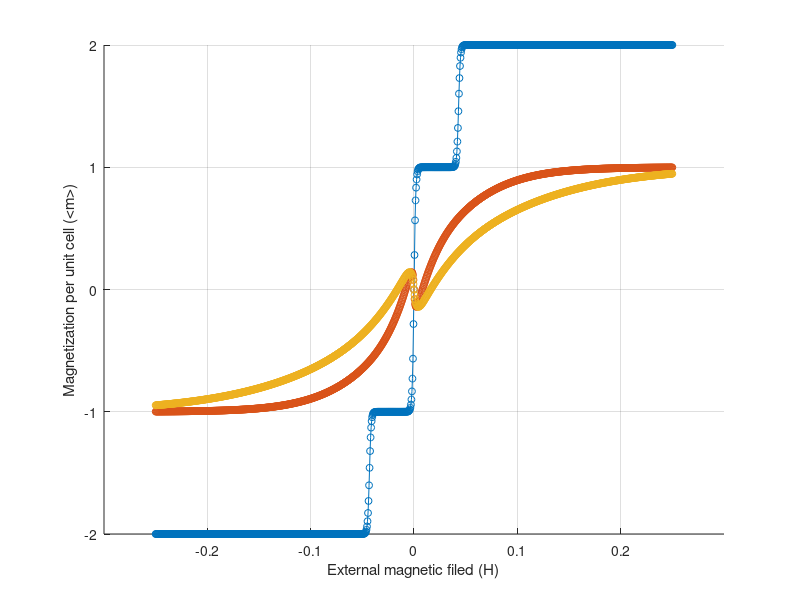

MATLAB code for this plot: (Note: this script raises an error after producing the figure.)
clear
format long g;

sigx = [0 1; 1 0];
sigy = [0 -1i; 1i 0];
sigz = [1 0; 0 -1];

sigx3 = [0 1 0; 1 0 1; 0 1 0];
sigy3 = [0 -1i 0; i 0 -1i; 0 i 0];
sigz3 = [1 0 0; 0 0 0; 0 0 -1];

Sx_1 = 1/sqrt(2)*sigx3;
Sx_2 = 0.5.*sigx;

Sy_1 = 1/sqrt(2)*sigy3;
Sy_2 = 0.5.*sigy;

Sz_1 = sigz3;
Sz_2 = 0.5.*sigz;

limit = 100; %set iteration limit
D = 1; %setting dimensions
k = 0.0862875; %Boltzmann constant
minField = -0.25;
maxField = 0.25;
fieldStep = 5e-4;

minTemp = 0.01;
maxTemp = 1.23;
tempStep = 0.4;

field = int8((maxField-minField)/fieldStep); % discretization of the field
% temperature = 0.05;
temperature = int8((maxTemp-minTemp)/tempStep); % discretization of the temperature
vector = zeros(int8(field*temperature),3);
% map = zeros(field, temperature);

delta = 0.0001;
iterator = 1;
newAvSx_1 = 0;
newAvSx_2 = 0;
avmx_up = zeros(temperature, field);
avmx_down = zeros(temperature, field);

newAvSy_1 = 0;
newAvSy_2 = 0;
avmy_up = zeros(temperature, field);
avmy_down = zeros(temperature, field);

newAvSz_1 = 0;
newAvSz_2 = 0;
avmz_up = zeros(temperature, field);
avmz_down = zeros(temperature, field);

ti = 1;
for temp = minTemp:tempStep:maxTemp
    
    beta = 1/(k*temp);
    J_1 = 100.0/beta; %coupling strength
    factor = 1;
    J_2 = factor * J_1;
    
    hi = 1;
    for hL = minField:fieldStep:maxField
        avSx_1 = 0; %initial guess of average Sx(1)
        avSx_2 = 0; %initial guess of average Sx(1/2)
        
        avSy_1 = 0; %initial guess of average Sy(1)
        avSy_2 = 0; %initial guess of average Sy(1/2)
        
        avSz_1 = 1.0; %initial guess of average Sz(1)
        avSz_2 = -0.5; %initial guess of average Sz(1/2)
        
        avSx = avSx_1 + 2*avSx_2;
        avSy = avSx_1 + 2*avSx_2;
        avSz = avSx_1 + 2*avSx_2;
        while 1
            %             Hx = J_1*avSx_2*kron(kron(Sx_2,Sx_1),eye(2)) + J_2*avSx_2*kron(kron(Sx_2,Sx_2),eye(3));
            %             Hy = J_1*avSy_2*kron(kron(Sy_2,Sy_1),eye(2)) + J_2*avSy_2*kron(kron(Sy_2,Sy_2),eye(3));
            %             Hz = J_1*avSz_2*kron(kron(Sz_2,Sz_1),eye(2)) + J_2*avSz_2*kron(kron(Sz_2,Sz_2),eye(3));
            
            Hx = J_1*avSx_2*kron(kron(Sx_1,eye(2)),eye(2)) + J_2*avSx_2*kron(kron(Sx_2,eye(2)),eye(3));
            Hy = J_1*avSy_2*kron(kron(Sy_1,eye(2)),eye(2)) + J_2*avSy_2*kron(kron(Sy_2,eye(2)),eye(3));
            Hz = J_1*avSz_2*kron(kron(Sz_1,eye(2)),eye(2)) + J_2*avSz_2*kron(kron(Sz_2,eye(2)),eye(3));
            
            Hamlt = Hx + Hy + Hz - hL*kron(eye(4),Sz_1) - hL*kron(eye(6),Sz_2) - hL*kron(eye(6),Sz_2); %with external field
            %              Hamlt = Hx + Hy + Hz; %without external field
            [v, E] = eig(Hamlt,'nobalance');
            Z = trace(exp(-beta.*E));
            newAvSx_1 = diag(exp(-beta*E))'*diag(v'*kron(eye(4),Sx_1)*v)/Z;
            newAvSx_2 = diag(exp(-beta*E))'*diag(v'*kron(eye(6),Sx_2)*v)/Z;
            diffx_1 = newAvSx_1 - avSx_1;
            diffx_2 = newAvSx_2 - avSx_2;
            
            newAvSy_1 = diag(exp(-beta*E))'*diag(v'*kron(eye(4),Sy_1)*v)/Z;
            newAvSy_2 = diag(exp(-beta*E))'*diag(v'*kron(eye(6),Sy_2)*v)/Z;
            diffy_1 = newAvSy_1 - avSy_1;
            diffy_2 = newAvSy_2 - avSy_2;
            
            newAvSz_1 = diag(exp(-beta*E))'*diag(v'*kron(eye(4),Sz_1)*v)/Z;
            newAvSz_2 = diag(exp(-beta*E))'*diag(v'*kron(eye(6),Sz_2)*v)/Z;
            diffz_1 = newAvSz_1 - avSz_1;
            diffz_2 = newAvSz_2 - avSz_2;
            
            if abs(diffx_1) < delta && abs(diffx_2) < delta && abs(diffy_1) < delta && abs(diffy_2) < delta && abs(diffz_1) < delta && abs(diffz_2) < delta
                break
            else
                avSx_1 = newAvSx_1;
                avSx_2 = newAvSx_2;
                
                avSy_1 = newAvSy_1;
                avSy_2 = newAvSy_2;
                
                avSz_1 = newAvSz_1;
                avSz_2 = newAvSz_2;
            end
        end
        avmx_up(ti,hi) = avSx_1 + 2 * avSx_2;
        avmy_up(ti,hi) = avSy_1 + 2 * avSy_2;
        avmz_up(ti,hi) = avSz_1 + 2 * avSz_2;
        
        %         vector(iterator,:) = [temp, hL, newAvSz_1 + 2 * newAvSz_2];
        %         map(floor(iterator/(temperature+1))+1,rem(iterator,temperature+1)+1) = avm;
        iterator = iterator + 1;
        %         if mod(iterator, 10) == 0
        %            sprintf('Current iteration: %d, and Current temperature: %d', iterator, temp);
        %         end
        hi = hi + 1;
    end
    
    avSx_1 = 0; %initial guess of average Sx(1)
    avSx_2 = 0; %initial guess of average Sx(1/2)
    
    avSy_1 = 0; %initial guess of average Sy(1)
    avSy_2 = 0; %initial guess of average Sy(1/2)
    
    avSz_1 = 0; %initial guess of average Sz(1)
    avSz_2 = 0; %initial guess of average Sz(1/2)
    hi = 1;
    for hL = maxField:-fieldStep:minField
        while 1
            %             Hx = J_1*avSx_2*kron(kron(Sx_2,Sx_1),eye(2)) + J_2*avSx_2*kron(kron(Sx_2,Sx_2),eye(3));
            %             Hy = J_1*avSy_2*kron(kron(Sy_2,Sy_1),eye(2)) + J_2*avSy_2*kron(kron(Sy_2,Sy_2),eye(3));
            %             Hz = J_1*avSz_2*kron(kron(Sz_2,Sz_1),eye(2)) + J_2*avSz_2*kron(kron(Sz_2,Sz_2),eye(3));
            
            Hx = J_1*avSx_2*kron(kron(Sx_1,eye(2)),eye(2)) + J_2*avSx_2*kron(kron(Sx_2,eye(2)),eye(3));
            Hy = J_1*avSy_2*kron(kron(Sy_1,eye(2)),eye(2)) + J_2*avSy_2*kron(kron(Sy_2,eye(2)),eye(3));
            Hz = J_1*avSz_2*kron(kron(Sz_1,eye(2)),eye(2)) + J_2*avSz_2*kron(kron(Sz_2,eye(2)),eye(3));
            
            Hamlt = Hx + Hy + Hz - hL*kron(eye(4),Sz_1) - hL*kron(eye(6),Sz_2) - hL*kron(eye(6),Sz_2); %with external field
            %              Hamlt = Hx + Hy + Hz; %without external field
            [v, E] = eig(Hamlt,'nobalance');
            beta = 1/(k*temp);
            Z = trace(exp(-beta.*E));
            
            newAvSx_1 = diag(exp(-beta*E))'*diag(v'*kron(eye(4),Sx_1)*v)/Z;
            newAvSx_2 = diag(exp(-beta*E))'*diag(v'*kron(eye(6),Sx_2)*v)/Z;
            diffx_1 = newAvSx_1 - avSx_1;
            diffx_2 = newAvSx_2 - avSx_2;
            
            newAvSy_1 = diag(exp(-beta*E))'*diag(v'*kron(eye(4),Sy_1)*v)/Z;
            newAvSy_2 = diag(exp(-beta*E))'*diag(v'*kron(eye(6),Sy_2)*v)/Z;
            diffy_1 = newAvSy_1 - avSy_1;
            diffy_2 = newAvSy_2 - avSy_2;
            
            newAvSz_1 = diag(exp(-beta*E))'*diag(v'*kron(eye(4),Sz_1)*v)/Z;
            newAvSz_2 = diag(exp(-beta*E))'*diag(v'*kron(eye(6),Sz_2)*v)/Z;
            diffz_1 = newAvSz_1 - avSz_1;
            diffz_2 = newAvSz_2 - avSz_2;
            
            if abs(diffx_1) < delta && abs(diffx_2) < delta && abs(diffy_1) < delta && abs(diffy_2) < delta && abs(diffz_1) < delta && abs(diffz_2) < delta
                %             if abs(diffz_1) < delta && abs(diffz_2) < delta || iterator > limit
                break
            else
                avSx_1 = newAvSx_1;
                avSx_2 = newAvSx_2;
                
                avSy_1 = newAvSy_1;
                avSy_2 = newAvSy_2;
                
                avSz_1 = newAvSz_1;
                avSz_2 = newAvSz_2;
            end
        end
        
        avmx_down(ti,hi) = avSx_1 + 2 * avSx_2;
        avmy_down(ti,hi) = avSy_1 + 2 * avSy_2;
        avmz_down(ti,hi) = avSz_1 + 2 * avSz_2;
        
        %         vector(iterator,:) = [temp, hL, newAvSz_1 + 2 * newAvSz_2];
        %         map(floor(iterator/(temperature+1))+1,rem(iterator,temperature+1)+1) = avm;
        iterator = iterator + 1;
        %         if mod(iterator, 10) == 0
        %            sprintf('Current iteration: %d, and Current temperature: %d', iterator, temp);
        %         end
        hi = hi + 1;
    end
    ti = ti + 1;
end
% 
% figure
% hold on
% grid on
% axis([1.2*minField 1.2*maxField -2 2]);
% xlabel('External magnetic filed (H)');
% ylabel('Magnetization per unit cell (<m>)');
% for i = 1:temperature
%     plot(minField:fieldStep:maxField, avmx_up(i,:),'o-','MarkerSize',5);
%     plot(maxField:-fieldStep:minField, avmx_down(i,:),'s-');
% end
% hold off
% 
% figure
% hold on
% grid on
% axis([1.2*minField 1.2*maxField -2 2]);
% xlabel('External magnetic filed (H)');
% ylabel('Magnetization per unit cell (<m>)');
% for i = 1:temperature
%     plot(minField:fieldStep:maxField, avmy_up(i,:),'o-','MarkerSize',5);
%     plot(maxField:-fieldStep:minField, avmy_down(i,:),'s-','MarkerSize',5);
% end
% hold off

figure
hold on
grid on
axis([1.2*minField 1.2*maxField -2 2]);
xlabel('External magnetic filed (H)');
ylabel('Magnetization per unit cell (<m>)');
for i = 1:temperature
    plot(minField:fieldStep:maxField, avmz_up(i,:),'o-','MarkerSize',5);
    %plot(maxField:-fieldStep:minField, avmz_down(i,:),'s-','MarkerSize',5);
end

lgd = strcat('Coupling (k_BT)= ', string(num2cell(1./(k*(minTemp:tempStep:maxTemp)))));
legend(lgd);
hold off
% plot(vector(:,2),vector(:,3));
% scatter3(vector(:,1),vector(:,2),vector(:,3),15,vector(:,3),'filled');
% view([0 90]);
